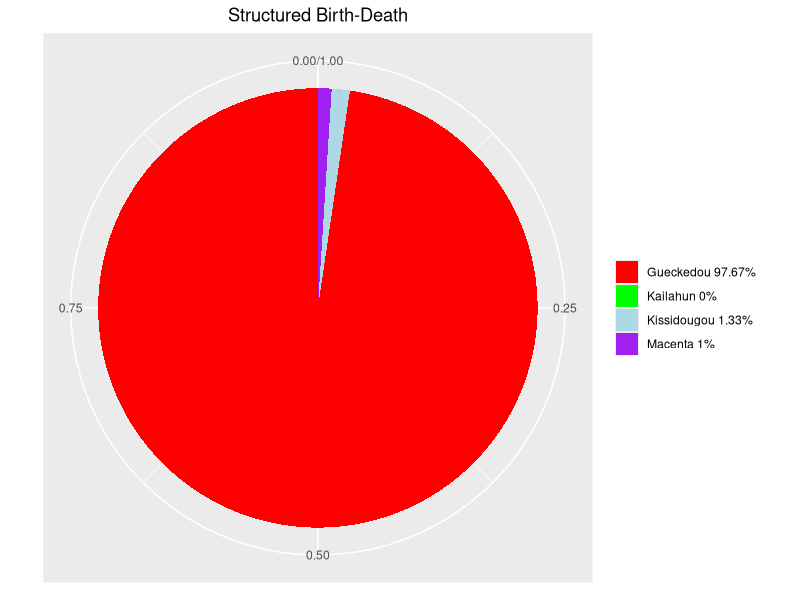
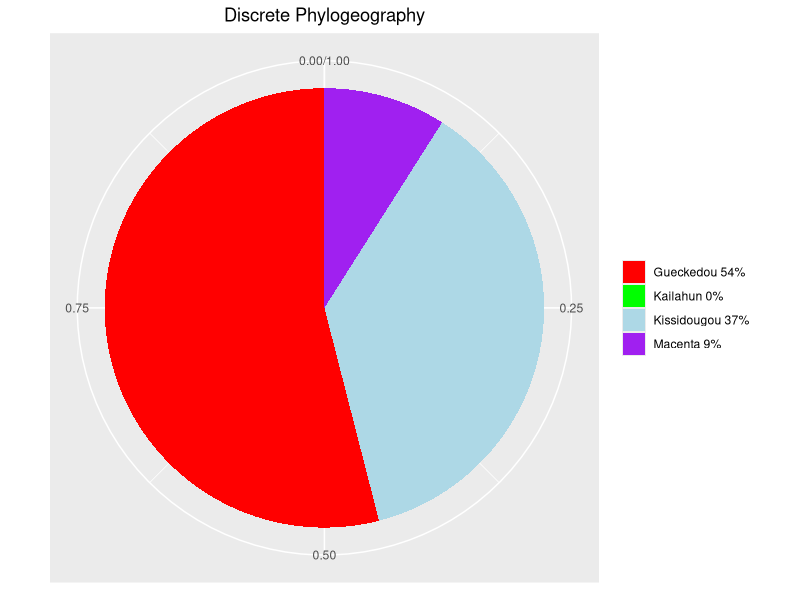
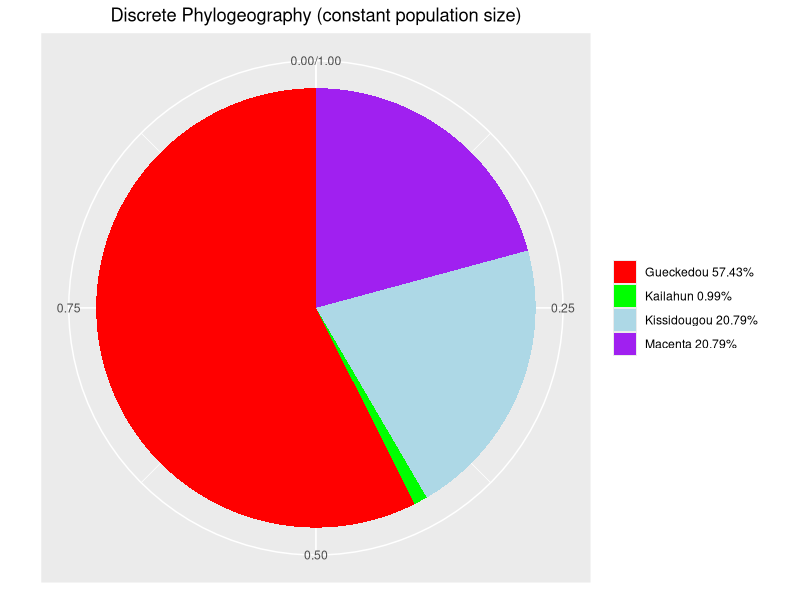
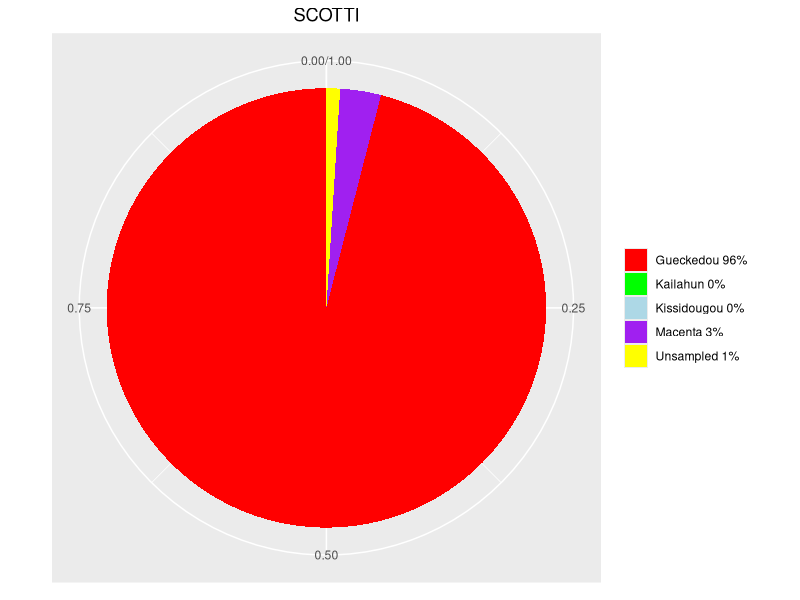

Reproduce these figures in R, in order.
# Pie Chart with Percentages
library(ggplot2)

# Structured Birth-Death
kissidougou =  0.0133
gueckedou =  0.9767
macenta =  0.01
kailahun = 0
slices <- c(kissidougou, gueckedou, macenta, kailahun) 
lbls <- c("Kissidougou", "Gueckedou", "Macenta", "Kailahun")
cols <- c("red", "green", "light blue", "purple")

# pct <- round(slices/sum(slices)*100)
# lbls <- paste(lbls, pct) # add percents to labels 
# lbls <- paste(lbls,"%",sep="") # ad % to labels 
# pie(slices,labels = lbls, col=cols, main="Structured Birth-Death", radius = 1, cex = 0.3)


df <- data.frame(
  group = c("Kissidougou 1.33%", "Gueckedou 97.67%", "Macenta 1%", "Kailahun 0%"),
  value = c(kissidougou, gueckedou, macenta, kailahun)
)
# Barplot
bp <- ggplot(df, aes(x="", y=value, fill=group)) +
      geom_bar(width = 1, stat = "identity") + 
      #guides(fill=guide_legend(title=NULL)) + 
      theme(legend.title=element_blank(),
            plot.title = element_text(hjust = 0.5),
            axis.title.x=element_blank(),
            axis.ticks.x=element_blank(), 
            axis.title.y=element_blank(),
            axis.ticks.y=element_blank()) +
      ggtitle("Structured Birth-Death")
pie <- bp + coord_polar("y", start=0) + scale_fill_manual(values=cols) 
pie

# Discrete Phylogeography
kissidougou =  0.37
gueckedou =  0.54
macenta =  0.09
kailahun = 0

slices <- c(kissidougou, gueckedou, macenta, kailahun) 
lbls <- c("Kissidougou", "Gueckedou", "Macenta", "Kailahun")
cols <- c("red", "green", "light blue", "purple")

df <- data.frame(
  group = c("Kissidougou 37%", "Gueckedou 54%", "Macenta 9%", "Kailahun 0%"),
  value = c(kissidougou, gueckedou, macenta, kailahun)
)
# Barplot
bp <- ggplot(df, aes(x="", y=value, fill=group)) +
  geom_bar(width = 1, stat = "identity") + 
  #guides(fill=guide_legend(title=NULL)) + 
  theme(legend.title=element_blank(),
        plot.title = element_text(hjust = 0.5),
        axis.title.x=element_blank(),
        axis.ticks.x=element_blank(), 
        axis.title.y=element_blank(),
        axis.ticks.y=element_blank()) +
  ggtitle("Discrete Phylogeography")
pie <- bp + coord_polar("y", start=0) + scale_fill_manual(values=cols) 
pie

# Discrete Phylogeography constant
kissidougou =  0.2079
gueckedou =  0.5743
macenta =  0.2079
kailahun = 0.0099

slices <- c(kissidougou, gueckedou, macenta, kailahun) 
lbls <- c("Kissidougou", "Gueckedou", "Macenta", "Kailahun")
cols <- c("red", "green", "light blue", "purple")

df <- data.frame(
  group = c("Kissidougou 20.79%", "Gueckedou 57.43%", "Macenta 20.79%", "Kailahun 0.99%"),
  value = c(kissidougou, gueckedou, macenta, kailahun)
)
# Barplot
bp <- ggplot(df, aes(x="", y=value, fill=group)) +
  geom_bar(width = 1, stat = "identity") + 
  #guides(fill=guide_legend(title=NULL)) + 
  theme(legend.title=element_blank(),
        plot.title = element_text(hjust = 0.5),
        axis.title.x=element_blank(),
        axis.ticks.x=element_blank(), 
        axis.title.y=element_blank(),
        axis.ticks.y=element_blank()) +
  ggtitle("Discrete Phylogeography (constant population size)")
pie <- bp + coord_polar("y", start=0) + scale_fill_manual(values=cols) 
pie

# Scotti
kissidougou =  0
gueckedou =  0.96
macenta =  0.03
kailahun = 0
unsampled = 0.01

slices <- c(kissidougou, gueckedou, macenta, kailahun, unsampled) 
lbls <- c("Kissidougou", "Gueckedou", "Macenta", "Kailahun", "Unsampled")
cols <- c("red", "green", "light blue", "purple", "yellow")

df <- data.frame(
  group = c("Kissidougou 0%", "Gueckedou 96%", "Macenta 3%", "Kailahun 0%", "Unsampled 1%"),
  value = c(kissidougou, gueckedou, macenta, kailahun, unsampled)
)
# Barplot
bp <- ggplot(df, aes(x="", y=value, fill=group)) +
  geom_bar(width = 1, stat = "identity") + 
  #guides(fill=guide_legend(title=NULL)) + 
  theme(legend.title=element_blank(),
        plot.title = element_text(hjust = 0.5),
        axis.title.x=element_blank(),
        axis.ticks.x=element_blank(), 
        axis.title.y=element_blank(),
        axis.ticks.y=element_blank()) +
  ggtitle("SCOTTI")
pie <- bp + coord_polar("y", start=0) + scale_fill_manual(values=cols) 

pie

